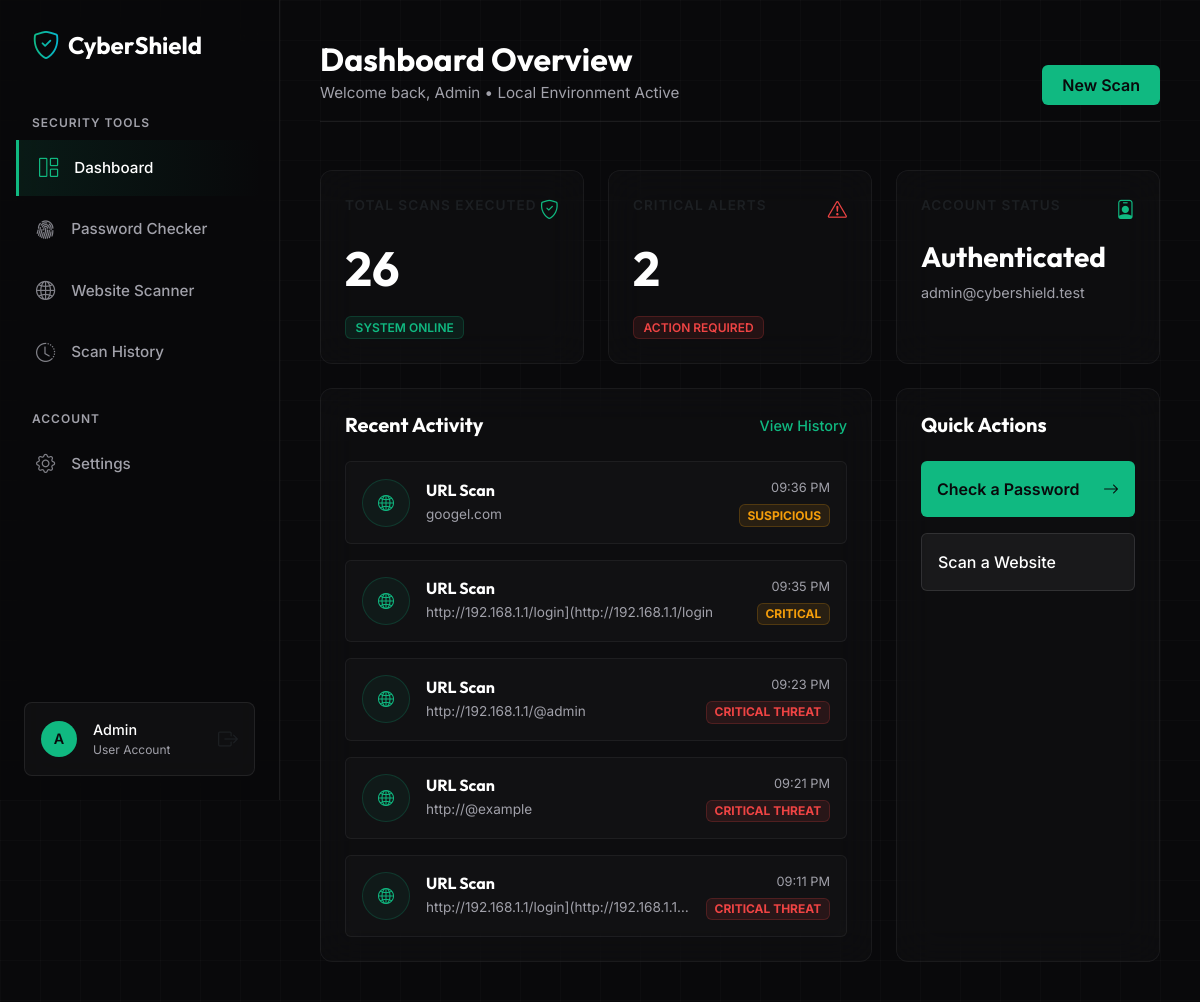
The page /dashboard (signed in) on the database its author committed.
### app.py (models this page shows)
class User(db.Model, UserMixin):
    id = db.Column(db.Integer, primary_key=True)
    name = db.Column(db.String(100), nullable=False)
    email = db.Column(db.String(120), unique=True, nullable=False)
    password_hash = db.Column(db.String(256), nullable=False)
    logs = db.relationship('AuditLog', backref='user', lazy=True)

class AuditLog(db.Model):
    id = db.Column(db.Integer, primary_key=True)
    user_id = db.Column(db.Integer, db.ForeignKey('user.id'), nullable=False)
    timestamp = db.Column(db.DateTime, default=datetime.now)
    event_type = db.Column(db.String(100), nullable=False)
    target = db.Column(db.String(255), nullable=False)
    status = db.Column(db.String(50), nullable=False)

### app.py (the view)
@app.route('/dashboard')
@login_required
def dashboard():
    recent_logs = AuditLog.query.filter_by(user_id=current_user.id).order_by(AuditLog.timestamp.desc()).limit(5).all()
    total_scans = AuditLog.query.filter_by(user_id=current_user.id).count()
    critical_alerts = AuditLog.query.filter_by(user_id=current_user.id, status='Critical').count()
    return render_template('dashboard.html',
                           user=current_user,
                           logs=recent_logs,
                           recent_logs=recent_logs,
                           total_scans=total_scans,
                           critical_alerts=critical_alerts)

### app.py (called while the page is built)
@login_manager.user_loader
def load_user(user_id):
    return User.query.get(int(user_id))

### templates/dashboard.html (shortened to what this page needs)
<!DOCTYPE html>
<html lang="en">
<head>
    <link href="https://cdn.jsdelivr.net/npm/bootstrap@5.3.0/dist/css/bootstrap.min.css" rel="stylesheet">
    <link rel="stylesheet" href="https://cdn.jsdelivr.net/npm/bootstrap-icons@1.11.1/font/bootstrap-icons.css">
    <link rel="stylesheet" href="/static/css/style.css">
</head>
<body>
    <div class="bg-grid"></div>
    <aside class="sidebar py-4 px-3">
        <div class="d-flex align-items-center gap-2 px-3 mb-5">
            <i class="bi bi-shield-check fs-3 text-gradient-accent"></i>
            <span class="fw-bold fs-4 text-white tracking-tight brand-font">CyberShield</span>
        </div>
        <nav class="d-flex flex-column flex-grow-1">
            <div class="px-3 mb-2" style="font-size: 0.75rem; font-weight: 600; color: var(--text-muted); text-transform: uppercase; letter-spacing: 1px;">Security Tools</div>
            <a href="/dashboard" class="nav-item-custom active"><i class="bi bi-grid-1x2"></i> Dashboard</a>
            <a href="/password" class="nav-item-custom"><i class="bi bi-fingerprint"></i> Password Checker</a>
            <a href="/urlcheck" class="nav-item-custom"><i class="bi bi-globe2"></i> Website Scanner</a>
            <a href="/report" class="nav-item-custom"><i class="bi bi-clock-history"></i> Scan History</a>
            <div class="px-3 mb-2 mt-4" style="font-size: 0.75rem; font-weight: 600; color: var(--text-muted); text-transform: uppercase; letter-spacing: 1px;">Account</div>
            <a href="/admin" class="nav-item-custom"><i class="bi bi-gear"></i> Settings</a>
        </nav>
        <div class="mt-auto p-3 mx-2 rounded-3" style="background: rgba(255, 255, 255, 0.03); border: 1px solid var(--border-light);">
            <div class="d-flex align-items-center gap-3">
                <div class="rounded-circle d-flex justify-content-center align-items-center" style="width: 36px; height: 36px; background: #10B981; font-weight: 600; font-size: 0.9rem; color: #09090B;">
                    {{ user.name[0]|upper }}
                </div>
                <div class="overflow-hidden">
                    <div class="text-white fw-medium text-truncate" style="font-size: 0.9rem;">{{ user.name }}</div>
                    <div class="text-truncate" style="font-size: 0.75rem; color: var(--text-muted);">User Account</div>
                </div>
                <a href="/logout" class="ms-auto text-muted" title="Logout"><i class="bi bi-box-arrow-right fs-5"></i></a>
            </div>
        </div>
    </aside>
    <main class="main-content">
        <header class="mb-5 border-bottom pb-3" style="border-color: var(--border-light) !important;">
            <div class="d-flex justify-content-between align-items-end">
                <div>
                    <h1 class="h2 fw-bold text-white mb-1 brand-font">Dashboard Overview</h1>
                    <p class="mb-0" style="color: var(--text-muted); font-size: 0.95rem;">Welcome back, {{ user.name.split(' ')[0] }} • Local Environment Active</p>
                </div>
                <a href="/urlcheck" class="btn btn-primary" style="background-color: #10B981; border: none; font-weight: 600; color: #09090B; padding: 0.5rem 1.25rem;">New Scan</a>
            </div>
        </header>
        <div class="row g-4 mb-4">
            <div class="col-lg-4">
                <div class="enterprise-card h-100 p-4" style="background: rgba(255, 255, 255, 0.02); border: 1px solid rgba(255, 255, 255, 0.05); border-radius: 12px;">
                    <div class="d-flex justify-content-between align-items-start mb-3">
                        <span class="text-muted" style="font-size: 0.85rem; font-weight: 600; letter-spacing: 1px; text-transform: uppercase;">Total Scans Executed</span>
                        <i class="bi bi-shield-check" style="color: #10B981; font-size: 1.2rem;"></i>
                    </div>
                    <h2 class="display-5 fw-bold text-white mb-3">{{ total_scans }}</h2>
                    <span class="badge" style="background: rgba(16, 185, 129, 0.1); color: #10B981; border: 1px solid rgba(16, 185, 129, 0.2); padding: 0.4em 0.8em; font-weight: 600;">SYSTEM ONLINE</span>
                </div>
            </div>
            <div class="col-lg-4">
                <div class="enterprise-card h-100 p-4" style="background: rgba(255, 255, 255, 0.02); border: 1px solid rgba(255, 255, 255, 0.05); border-radius: 12px;">
                    <div class="d-flex justify-content-between align-items-start mb-3">
                        <span class="text-muted" style="font-size: 0.85rem; font-weight: 600; letter-spacing: 1px; text-transform: uppercase;">Critical Alerts</span>
                        <i class="bi bi-exclamation-triangle" style="color: #EF4444; font-size: 1.2rem;"></i>
                    </div>
                    <h2 class="display-5 fw-bold text-white mb-3">{{ critical_alerts }}</h2>
                    {% if critical_alerts > 0 %}
                        <span class="badge" style="background: rgba(239, 68, 68, 0.1); color: #EF4444; border: 1px solid rgba(239, 68, 68, 0.2); padding: 0.4em 0.8em; font-weight: 600;">ACTION REQUIRED</span>
                    {% else %}
                        <span class="badge" style="background: rgba(16, 185, 129, 0.1); color: #10B981; border: 1px solid rgba(16, 185, 129, 0.2); padding: 0.4em 0.8em; font-weight: 600;">ALL CLEAR</span>
                    {% endif %}
                </div>
            </div>
            <div class="col-lg-4">
                <div class="enterprise-card h-100 p-4" style="background: rgba(255, 255, 255, 0.02); border: 1px solid rgba(255, 255, 255, 0.05); border-radius: 12px;">
                    <div class="d-flex justify-content-between align-items-start mb-3">
                        <span class="text-muted" style="font-size: 0.85rem; font-weight: 600; letter-spacing: 1px; text-transform: uppercase;">Account Status</span>
                        <i class="bi bi-person-badge" style="color: #10B981; font-size: 1.2rem;"></i>
                    </div>
                    <h2 class="h3 fw-bold text-white mb-1 mt-2">Authenticated</h2>
                    <p style="color: var(--text-muted); font-size: 0.9rem; margin-top: 0.5rem;">{{ user.email }}</p>
                </div>
            </div>
        </div>
        <div class="row g-4">
            <div class="col-lg-8">
                <div class="enterprise-card h-100 p-4" style="background: rgba(255, 255, 255, 0.02); border: 1px solid rgba(255, 255, 255, 0.05); border-radius: 12px;">
                    <div class="d-flex justify-content-between align-items-center mb-4">
                        <h3 class="fs-5 fw-bold text-white mb-0 brand-font">Recent Activity</h3>
                        <a href="/report" style="color: #10B981; text-decoration: none; font-size: 0.9rem; font-weight: 500;">View History</a>
                    </div>
                    <div class="d-flex flex-column gap-3">
                        {% if recent_logs %}
                            {% for log in recent_logs %}
                            <div class="d-flex align-items-center p-3 rounded" style="background: rgba(255, 255, 255, 0.02); border: 1px solid rgba(255, 255, 255, 0.05);">
                                <div class="rounded-circle d-flex justify-content-center align-items-center me-3 flex-shrink-0"
                                     style="width: 48px; height: 48px; background: rgba(16, 185, 129, 0.05); border: 1px solid rgba(16, 185, 129, 0.2);">
                                    {% if log.event_type == 'URL Scan' %}
                                        <i class="bi bi-globe2" style="color: #10B981;"></i>
                                    {% else %}
                                        <i class="bi bi-fingerprint" style="color: #10B981;"></i>
                                    {% endif %}
                                </div>
                                <div class="flex-grow-1 overflow-hidden">
                                    <h4 class="text-white fw-bold mb-1" style="font-size: 1rem;">{{ log.event_type }}</h4>
                                    <p class="mb-0 text-truncate" style="color: var(--text-muted); font-size: 0.85rem;">{{ log.target }}</p>
                                </div>
                                <div class="text-end ms-3">
                                    <div class="mb-1" style="color: var(--text-muted); font-size: 0.8rem;">{{ log.timestamp.strftime('%I:%M %p') }}</div>
                                    {% if log.status == 'Safe' or log.status == 'Strong' or log.status == 'Optimal' %}
                                        <span class="badge" style="background: rgba(16, 185, 129, 0.1); color: #10B981; border: 1px solid rgba(16, 185, 129, 0.2);">{{ log.status|upper }}</span>
                                    {% elif log.status == 'Critical Threat' or log.status == 'Weak' %}
                                        <span class="badge" style="background: rgba(239, 68, 68, 0.1); color: #EF4444; border: 1px solid rgba(239, 68, 68, 0.2);">{{ log.status|upper }}</span>
                                    {% else %}
                                        <span class="badge" style="background: rgba(245, 158, 11, 0.1); color: #F59E0B; border: 1px solid rgba(245, 158, 11, 0.2);">{{ log.status|upper }}</span>
                                    {% endif %}
                                </div>
                            </div>
                            {% endfor %}
                        {% else %}
                            <div class="text-center py-4">
                                <p class="text-muted mb-0" style="font-size: 0.95rem;">No recent activity. Run a scan to see it here!</p>
                            </div>
                        {% endif %}
                    </div>
                </div>
            </div>
            <div class="col-lg-4">
                <div class="enterprise-card h-100 p-4" style="background: rgba(255, 255, 255, 0.02); border: 1px solid rgba(255, 255, 255, 0.05); border-radius: 12px;">
                    <h3 class="fs-5 fw-bold text-white mb-4 brand-font">Quick Actions</h3>
                    <a href="/password" class="w-100 py-3 mb-3 text-start text-decoration-none d-block rounded" style="background: #10B981; transition: all 0.3s ease;">
                        <div class="d-flex align-items-center justify-content-between px-3">
                            <span style="color: #09090B; font-weight: 600;">Check a Password</span>
                            <i class="bi bi-arrow-right" style="color: #09090B;"></i>
                        </div>
                    </a>
                    <a href="/urlcheck" class="w-100 py-3 mb-3 text-start text-decoration-none d-block rounded" style="background: rgba(255, 255, 255, 0.05); border: 1px solid rgba(255, 255, 255, 0.1); transition: all 0.3s ease;">
                        <div class="d-flex align-items-center justify-content-between px-3">
                            <span class="text-white" style="font-weight: 500;">Scan a Website</span>
                        </div>
                    </a>
                </div>
            </div>
        </div>
    </main>
</body>
</html>

### static/css/style.css (style rules this page uses)
:root { --bg-base: #09090B; --bg-surface: #18181B; --accent-1: #10B981; --accent-2: #06B6D4; --text-main: #F8FAFC; --text-muted: #A1A1AA; --border-light: rgba(255, 255, 255, 0.08); }
body { background-color: var(--bg-base); color: var(--text-main); font-family: 'Inter', sans-serif; min-height: 100vh; overflow-x: hidden; }
h1, h2, h3, h4, h5, h6, .brand-font { font-family: 'Outfit', sans-serif; }
.bg-grid { position: fixed; top: 0; left: 0; width: 100%; height: 100%; background-image: linear-gradient(rgba(255, 255, 255, 0.02) 1px, transparent 1px), linear-gradient(90deg, rgba(255, 255, 255, 0.02) 1px, transparent 1px); background-size: 40px 40px; z-index: -2; pointer-events: none; }
.text-gradient-accent { background: linear-gradient(to right, var(--accent-1), var(--accent-2)); -webkit-background-clip: text; -webkit-text-fill-color: transparent; }
.enterprise-card { background: rgba(24, 24, 27, 0.6); backdrop-filter: blur(20px); border: 1px solid var(--border-light); border-radius: 12px; padding: 2rem; transition: transform 0.3s ease, border-color 0.3s ease; height: 100%; }
.sidebar { width: 280px; background: rgba(9, 9, 11, 0.8); backdrop-filter: blur(24px); -webkit-backdrop-filter: blur(24px); border-right: 1px solid var(--border-light); height: 100vh; position: fixed; left: 0; top: 0; z-index: 1000; display: flex; flex-direction: column; }
.main-content { margin-left: 280px; min-height: 100vh; padding: 2.5rem; position: relative; z-index: 1; }
.nav-item-custom { color: var(--text-muted); text-decoration: none; padding: 0.85rem 1.25rem; border-radius: 8px; display: flex; align-items: center; gap: 1rem; font-size: 0.95rem; font-weight: 500; transition: all 0.3s ease; margin-bottom: 0.35rem; }
.nav-item-custom.active { color: #fff; background: linear-gradient(90deg, rgba(16, 185, 129, 0.1), transparent); border-left: 3px solid var(--accent-1); border-radius: 0 8px 8px 0; }
.nav-item-custom i { font-size: 1.2rem; opacity: 0.8; }
.nav-item-custom.active i { color: var(--accent-1); opacity: 1; }

### rows shown on the page
User: name "A", name "Admin", email "admin@cybershield.test"
AuditLog: event_type "URL Scan", target "googel.com", timestamp "09:36 PM", status "SUSPICIOUS"
AuditLog: event_type "URL Scan", target "http://192.168.1.1/login](http://192.168.1.1/login", timestamp "09:35 PM", status "CRITICAL"
AuditLog: event_type "URL Scan", target "http://192.168.1.1/@admin", timestamp "09:23 PM", status "CRITICAL THREAT"
AuditLog: event_type "URL Scan", target "http://@example", timestamp "09:21 PM", status "CRITICAL THREAT"
AuditLog: event_type "URL Scan", target "http://192.168.1.1/login](http://192.168.1.1…", timestamp "09:11 PM", status "CRITICAL THREAT"

### other values the page prints
{{ total_scans }} "26"
{{ critical_alerts }} "2"
